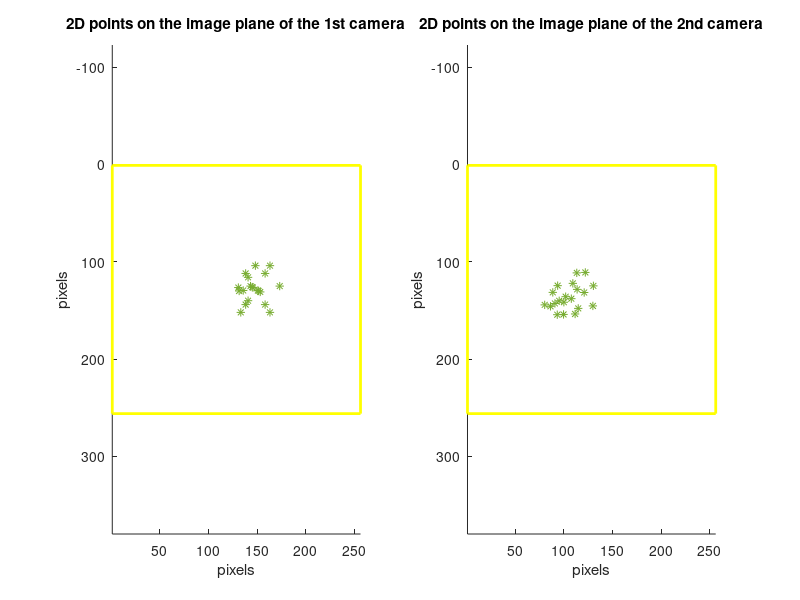

This figure's MATLAB source: (Note: this script raises an error after producing the figure.)
%% 0. Program parameter
num_of_points = 20;
SVD_or_LS = true; % True for SVD, false for Least-Square
rank = 2;
image_width = 256;
image_height = 256;
%% 1. Define camera 1 and 2 parameters (Insrinsic and Extrinsic)
% Camera 1
C1_Intrinsic = [ 100, 0  ,  128, 0;
                   0 , 120, 128, 0;
                   0 ,   0 ,   1, 0];
RC1 = eye(3);
C1_Extrinsic = [RC1(1, :), 0;
                RC1(2, :), 0;
                RC1(3, :), 0;
                0, 0, 0, 1];
% Camera 2
C2_Intrinsic = [90, 0, 128, 0;
                  0, 110, 128, 0;
                  0, 0, 1, 0];
Rx = 0.1;
Ry = pi / 4;
Rz = 0.2;
C2_Rx = [1,   0    ,   0;
         0, cos(Rx), -sin(Rx);
         0, sin(Rx), cos(Rx)];
     
C2_Ry = [cos(Ry) ,   0, sin(Ry);
            0    ,   1,    0;
         -sin(Ry),   0, cos(Ry)];
     
C2_Rz = [cos(Rz), -sin(Rz), 0;
         sin(Rz), cos(Rz) , 0;
         0      , 0       , 1];

RC2 = C2_Rx * C2_Ry * C2_Rz;

c1Kc2 = [RC2(1, :), -1000;
         RC2(2, :), 190;
         RC2(3, :), 230;
         0, 0, 0, 1];
C2_Extrinsic = inv(c1Kc2);
%% 2. Obtain Fundamantal Matrix analytically as the product of matrices defined in step 1
tx = [0, -230, 190;
      230, 0, 1000;
      -190, -1000, 0];
%C1_F = inv(C2_Intrinsic(:,1:3).') * RC2.' * tx * inv(C1_Intrinsic(:,1:3));
% inv(A)* b  ==> A\b
% A * inv(b) ==> A/b
C1_F = (transpose(C2_Intrinsic(:,1:3)) \ transpose(RC2)) * (tx /(C1_Intrinsic(:,1:3)));
C2_F = (transpose(C1_Intrinsic(:,1:3)) \ tx) * (RC2 / transpose(C2_Intrinsic(:,1:3)));
C1_F_ANALYTIC = C1_F/ C1_F(3,3);
C2_F_ANALYTIC = C2_F/ C2_F(3,3);
%% 3. Define a set of object points(3D homogenous coordinate) w.r.t. the world (i.e. Camera 1) coordinate system
V(:,1) = [400;-400;2000;1];
V(:,2) = [300;-400;3000;1];
V(:,3) = [500;-400;4000;1];
V(:,4) = [700;-400;2000;1];

V(:,5) = [900;-400;3000;1];
V(:,6) = [100;-50;4000;1];
V(:,7) = [300;-50;2000;1];
V(:,8) = [500;-50;3000;1];

V(:,9) = [700;-50;4000;1];
V(:,10) = [900;-50;2000;1];
V(:,11) = [100;50;3000;1];
V(:,12) = [300;50;4000;1];

V(:,13) = [500;50;2000;1];
V(:,14) = [700;50;3000;1];
V(:,15) = [900;50;4000;1];
V(:,16) = [100;400;2000;1];

V(:,17) = [300;400;3000;1];
V(:,18) = [500;400;4000;1];
V(:,19) = [700;400;2000;1];
V(:,20) = [900;400;3000;1];
%% 4. Compute the couples of image points in both image planes
% Compute the projection on the image plane of the 1st camera
C1_iTw = C1_Intrinsic * C1_Extrinsic; % Transformation Mat from world to image plane
scaled_pixels = C1_iTw * V;
scale = scaled_pixels(3,:);
m = scaled_pixels ./ [scale;scale;scale];
% Compute the projection on the image plane of the 2nd camera
C2_iTw = C2_Intrinsic * C2_Extrinsic; % Transformation Mat from world to image plane
scaled_pixels = C2_iTw * V;
scale = scaled_pixels(3,:);
m_prime = scaled_pixels ./ [scale;scale;scale];

%% 5. Open two windows for both image planes, showing 2D points obtained in step 4
scrsz = get(0, 'ScreenSize');
Figure1 = figure('Position', [scrsz(1), scrsz(2), scrsz(3), scrsz(4)]);
% -------------------------------------------------
% 1st Camera
subplot(1, 2, 1);
hold on;
axis ij;
axis equal;
% Plot image plane (Yellow Rectangle)
plot([1, image_width], [1, 1], 'Color', 'y', 'LineWidth', 2);
plot([1, 1], [1 image_height], 'Color', 'y', 'LineWidth', 2);
plot([image_width, image_width], [1, image_height], 'Color', 'y', 'LineWidth', 2);
plot([image_width, 1], [image_height, image_height],  'Color', 'y', 'LineWidth', 2);
% Draw pixels corresponding to 3D points
Figure_C1_Points = plot(m(1,:), m(2,:), '*');
xlabel('pixels');
ylabel('pixels');
title('2D points on the image plane of the 1st camera');
% -------------------------------------------------
% 2nd Camera
subplot(1, 2, 2);
hold on;
axis ij;
axis equal;
% Plot image plane (Yellow Rectangle)
plot([1, image_width], [1, 1], 'Color', 'y', 'LineWidth', 2);
plot([1, 1], [1 image_height], 'Color', 'y', 'LineWidth', 2);
plot([image_width, image_width], [1, image_height], 'Color', 'y', 'LineWidth', 2);
plot([image_width, 1], [image_height, image_height],  'Color', 'y', 'LineWidth', 2);
% Draw pixels corresponding to 3D points
Figure_C2_Points = plot(m_prime(1,:), m_prime(2,:), '*');
xlabel('pixels');
ylabel('pixels');
title('2D points on the image plane of the 2nd camera');
%% 6. Compute the Fundamental matrix
F1 = computeFundMat(m, m_prime, SVD_or_LS, num_of_points);
F2 = computeFundMat(m_prime, m, SVD_or_LS, num_of_points);
%% 7. Compare the difference with analytic
diff1 = F1 - C1_F_ANALYTIC; diff1;
diff2 = F2 - C2_F_ANALYTIC; diff2;
%% 8. Draw all the epipolar geometry using the Fundamental matrix
% Draw epipolar lines of the 1st camera
l2 = F1 * m;
l1 = F2 * m_prime;

x1 = -600:600;
x2 = -600:600;

m1 = -l1(1,:)./l1(2,:);
d1 = -l1(3,:)./l1(2,:);
m2 = -l2(1,:)./l2(2,:);
d2 = -l2(3,:)./l2(2,:);
Figure2 = copy(Figure1);
for i = 1:1
    y1(i,:) = m1(i) * x1 + d1(i);
    y2(i,:) = m2(i) * x2 + d2(i);
    subplot(1,2,1); hold on;
    Figure_C1_EpipolarLines = plot(x1,y1(i,:), '-', 'Color', 'b');
    xlim([-600 600]);
    ylim([-600 600]);
    axis square;
    title('2D Points and Epipolar Line & Epipole of Camera 1');
    
    subplot(1,2,2); hold on;
    Figure_C2_EpipolarLines = plot(x2,y2(i,:), '-', 'Color', 'b');
    xlim([-600 600]);
    ylim([-600 600]);
    axis square;
    title('2D Points and Epipolar Line & Epipole of Camera 2');
    
end
%% 9. Draw the epipole for each camera
C2_wrt_C1 = [c1Kc2(1:3,4);1];
C1_Epipole = C1_Intrinsic * C1_Extrinsic * C2_wrt_C1;
C1_Epipole = C1_Epipole / C1_Epipole(3);

C1_wrt_C1 = [0;0;0;1];
C2_Epipole = C2_Intrinsic * C2_Extrinsic * C1_wrt_C1;
C2_Epipole = C2_Epipole / C2_Epipole(3);
subplot(1,2,1); hold on;
Figure_C1_Epipole = plot(C1_Epipole(1), C1_Epipole(2), 'o', 'Color', 'Red');
legend([Figure_C1_EpipolarLines, Figure_C1_Epipole], 'Epipolar Lines', 'Epipole');
subplot(1,2,2); hold on;
Figure_C2_Epipole = plot(C2_Epipole(1), C2_Epipole(2), 'o', 'Color', 'Red');
legend([Figure_C2_EpipolarLines, Figure_C2_Epipole], 'Epipolar Lines', 'Epipole');